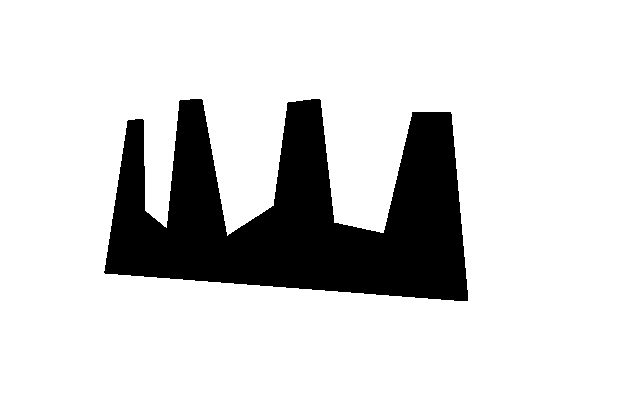
%> input picture PracticaTDS/Dibujo.bmp, 640 x 400 px
$ octave e_08ept.m   (GNU Octave 9; MATLAB toolbox functions it lacks are replaced by stand-ins)
%> lines starting %> are read from the running program, lines starting %| are printed output that depends on the picture; in (x1, y1, x2, y2) boxes, pixels count from 0 and x2, y2 are one past the last pixel; in counts of white or black regions, pixels touching at a corner belong together; the program's own positions count from 1
I=imread('Dibujo.bmp','bmp');
%> I is the input picture: size 400x640x3 uint8; 83.3% white; 1 black region, box (x1, y1, x2, y2) and area: (104, 99, 468, 301) 42642
imagesc(I);
Igray=rgb2gray(I);
ri=max(Igray(:))-min(Igray(:));
%> ri = 255
In=(Igray-min(Igray(:)))/ri;
imagesc(In),colormap(gray),shg

Inn=1-In;
hv=sum(Inn);
%> hv = 640 values, max 191 at index 313, min 0 at index 1, mean 66.63
%imagesc(Inn),colormap(gray),shg

%Calculo de derivada
dhv=hv(11:end) - hv(1:end-10);
%> dhv = 630 values, max 101 at index 168, min -110 at index 455, mean 0
%y busco los cruces por cero con pendiente positiva
ind=find(diff(sign(dhv))==2) + 10;
%> ind = [236 384]
%plot(sign(dhv)),shg
i=1;
hold on
for i=1:length(ind)
    x=find(In(:,ind(i))==0);
    plot(ind(i),x(1),'d')
end
%> this loop made 2 passes
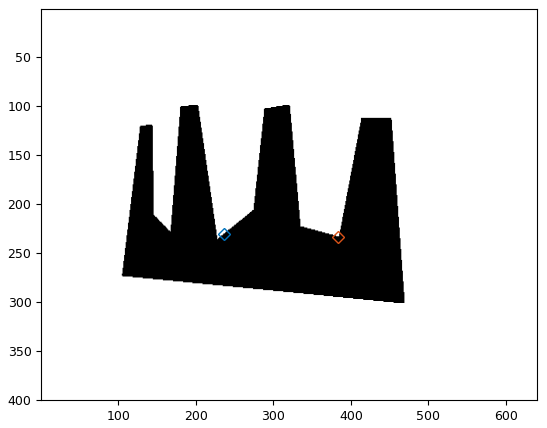
%> figure redrawn from the program's plot data
hold off
shg
